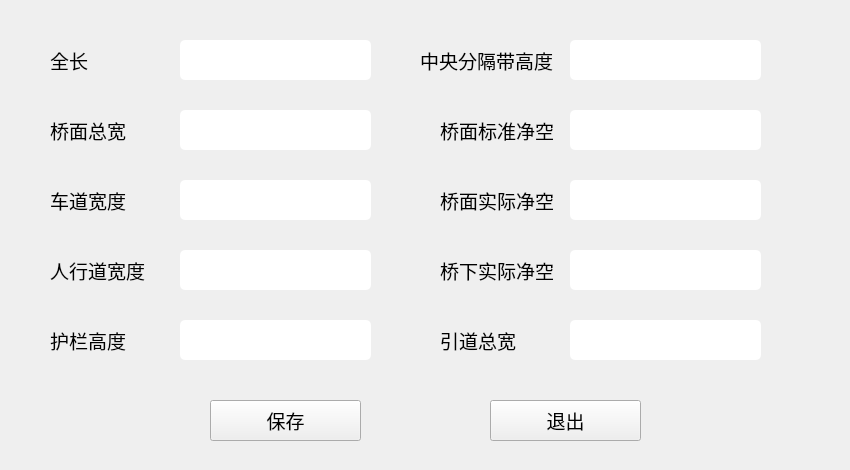
<?xml version="1.0" encoding="UTF-8"?>
<ui version="4.0">
 <class>BTIWidgetClass</class>
 <widget class="QWidget" name="BTIWidgetClass">
  <property name="geometry">
   <rect>
    <x>0</x>
    <y>0</y>
    <width>850</width>
    <height>470</height>
   </rect>
  </property>
  <property name="windowTitle">
   <string>BTIWidget</string>
  </property>
  <property name="styleSheet">
   <string notr="true">QLineEdit {
	border-radius: 5px;
}

QComboBox {
	border-radius: 5px;
}

QDateEdit {
	border-radius: 5px;
}</string>
  </property>
  <widget class="QLabel" name="label">
   <property name="geometry">
    <rect>
     <x>50</x>
     <y>40</y>
     <width>121</width>
     <height>41</height>
    </rect>
   </property>
   <property name="font">
    <font>
     <family>等线</family>
     <pointsize>14</pointsize>
    </font>
   </property>
   <property name="text">
    <string>全长</string>
   </property>
  </widget>
  <widget class="QLineEdit" name="lengthEdit">
   <property name="geometry">
    <rect>
     <x>180</x>
     <y>40</y>
     <width>191</width>
     <height>40</height>
    </rect>
   </property>
   <property name="font">
    <font>
     <family>等线</family>
     <pointsize>14</pointsize>
    </font>
   </property>
   <property name="text">
    <string/>
   </property>
  </widget>
  <widget class="QLabel" name="label_2">
   <property name="geometry">
    <rect>
     <x>50</x>
     <y>110</y>
     <width>121</width>
     <height>41</height>
    </rect>
   </property>
   <property name="font">
    <font>
     <family>等线</family>
     <pointsize>14</pointsize>
    </font>
   </property>
   <property name="text">
    <string>桥面总宽</string>
   </property>
  </widget>
  <widget class="QLineEdit" name="widthEdit">
   <property name="geometry">
    <rect>
     <x>180</x>
     <y>110</y>
     <width>191</width>
     <height>40</height>
    </rect>
   </property>
   <property name="font">
    <font>
     <family>等线</family>
     <pointsize>14</pointsize>
    </font>
   </property>
   <property name="text">
    <string/>
   </property>
  </widget>
  <widget class="QLabel" name="label_3">
   <property name="geometry">
    <rect>
     <x>50</x>
     <y>180</y>
     <width>121</width>
     <height>41</height>
    </rect>
   </property>
   <property name="font">
    <font>
     <family>等线</family>
     <pointsize>14</pointsize>
    </font>
   </property>
   <property name="text">
    <string>车道宽度</string>
   </property>
  </widget>
  <widget class="QLineEdit" name="laneWidthEdit">
   <property name="geometry">
    <rect>
     <x>180</x>
     <y>180</y>
     <width>191</width>
     <height>40</height>
    </rect>
   </property>
   <property name="font">
    <font>
     <family>等线</family>
     <pointsize>14</pointsize>
    </font>
   </property>
   <property name="text">
    <string/>
   </property>
  </widget>
  <widget class="QLabel" name="label_4">
   <property name="geometry">
    <rect>
     <x>50</x>
     <y>250</y>
     <width>121</width>
     <height>41</height>
    </rect>
   </property>
   <property name="font">
    <font>
     <family>等线</family>
     <pointsize>14</pointsize>
    </font>
   </property>
   <property name="text">
    <string>人行道宽度</string>
   </property>
  </widget>
  <widget class="QLineEdit" name="sidewalkWidthEdit">
   <property name="geometry">
    <rect>
     <x>180</x>
     <y>250</y>
     <width>191</width>
     <height>40</height>
    </rect>
   </property>
   <property name="font">
    <font>
     <family>等线</family>
     <pointsize>14</pointsize>
    </font>
   </property>
   <property name="text">
    <string/>
   </property>
  </widget>
  <widget class="QLabel" name="label_5">
   <property name="geometry">
    <rect>
     <x>50</x>
     <y>320</y>
     <width>121</width>
     <height>41</height>
    </rect>
   </property>
   <property name="font">
    <font>
     <family>等线</family>
     <pointsize>14</pointsize>
    </font>
   </property>
   <property name="text">
    <string>护栏高度</string>
   </property>
  </widget>
  <widget class="QLineEdit" name="guardrailHeightEdit">
   <property name="geometry">
    <rect>
     <x>180</x>
     <y>320</y>
     <width>191</width>
     <height>40</height>
    </rect>
   </property>
   <property name="font">
    <font>
     <family>等线</family>
     <pointsize>14</pointsize>
    </font>
   </property>
   <property name="text">
    <string/>
   </property>
  </widget>
  <widget class="QLineEdit" name="ARWEdit">
   <property name="geometry">
    <rect>
     <x>570</x>
     <y>320</y>
     <width>191</width>
     <height>40</height>
    </rect>
   </property>
   <property name="font">
    <font>
     <family>等线</family>
     <pointsize>14</pointsize>
    </font>
   </property>
   <property name="text">
    <string/>
   </property>
  </widget>
  <widget class="QLabel" name="label_6">
   <property name="geometry">
    <rect>
     <x>440</x>
     <y>180</y>
     <width>121</width>
     <height>41</height>
    </rect>
   </property>
   <property name="font">
    <font>
     <family>等线</family>
     <pointsize>14</pointsize>
    </font>
   </property>
   <property name="text">
    <string>桥面实际净空</string>
   </property>
  </widget>
  <widget class="QLabel" name="label_7">
   <property name="geometry">
    <rect>
     <x>420</x>
     <y>40</y>
     <width>141</width>
     <height>41</height>
    </rect>
   </property>
   <property name="font">
    <font>
     <family>等线</family>
     <pointsize>14</pointsize>
    </font>
   </property>
   <property name="text">
    <string>中央分隔带高度</string>
   </property>
  </widget>
  <widget class="QLineEdit" name="AUCEdit">
   <property name="geometry">
    <rect>
     <x>570</x>
     <y>250</y>
     <width>191</width>
     <height>40</height>
    </rect>
   </property>
   <property name="font">
    <font>
     <family>等线</family>
     <pointsize>14</pointsize>
    </font>
   </property>
   <property name="text">
    <string/>
   </property>
  </widget>
  <widget class="QLineEdit" name="BVCEdit">
   <property name="geometry">
    <rect>
     <x>570</x>
     <y>110</y>
     <width>191</width>
     <height>40</height>
    </rect>
   </property>
   <property name="font">
    <font>
     <family>等线</family>
     <pointsize>14</pointsize>
    </font>
   </property>
   <property name="text">
    <string/>
   </property>
  </widget>
  <widget class="QLineEdit" name="medianWidthEdit">
   <property name="geometry">
    <rect>
     <x>570</x>
     <y>40</y>
     <width>191</width>
     <height>40</height>
    </rect>
   </property>
   <property name="font">
    <font>
     <family>等线</family>
     <pointsize>14</pointsize>
    </font>
   </property>
   <property name="text">
    <string/>
   </property>
  </widget>
  <widget class="QLineEdit" name="ABCEdit">
   <property name="geometry">
    <rect>
     <x>570</x>
     <y>180</y>
     <width>191</width>
     <height>40</height>
    </rect>
   </property>
   <property name="font">
    <font>
     <family>等线</family>
     <pointsize>14</pointsize>
    </font>
   </property>
   <property name="text">
    <string/>
   </property>
  </widget>
  <widget class="QLabel" name="label_8">
   <property name="geometry">
    <rect>
     <x>440</x>
     <y>320</y>
     <width>121</width>
     <height>41</height>
    </rect>
   </property>
   <property name="font">
    <font>
     <family>等线</family>
     <pointsize>14</pointsize>
    </font>
   </property>
   <property name="text">
    <string>引道总宽</string>
   </property>
  </widget>
  <widget class="QLabel" name="label_9">
   <property name="geometry">
    <rect>
     <x>440</x>
     <y>110</y>
     <width>121</width>
     <height>41</height>
    </rect>
   </property>
   <property name="font">
    <font>
     <family>等线</family>
     <pointsize>14</pointsize>
    </font>
   </property>
   <property name="text">
    <string>桥面标准净空</string>
   </property>
  </widget>
  <widget class="QLabel" name="label_10">
   <property name="geometry">
    <rect>
     <x>440</x>
     <y>250</y>
     <width>121</width>
     <height>41</height>
    </rect>
   </property>
   <property name="font">
    <font>
     <family>等线</family>
     <pointsize>14</pointsize>
    </font>
   </property>
   <property name="text">
    <string>桥下实际净空</string>
   </property>
  </widget>
  <widget class="QPushButton" name="saveBtn">
   <property name="geometry">
    <rect>
     <x>210</x>
     <y>400</y>
     <width>151</width>
     <height>41</height>
    </rect>
   </property>
   <property name="font">
    <font>
     <family>等线</family>
     <pointsize>14</pointsize>
    </font>
   </property>
   <property name="text">
    <string>保存</string>
   </property>
  </widget>
  <widget class="QPushButton" name="exitBtn">
   <property name="geometry">
    <rect>
     <x>490</x>
     <y>400</y>
     <width>151</width>
     <height>41</height>
    </rect>
   </property>
   <property name="font">
    <font>
     <family>等线</family>
     <pointsize>14</pointsize>
    </font>
   </property>
   <property name="text">
    <string>退出</string>
   </property>
  </widget>
 </widget>
 <layoutdefault spacing="6" margin="11"/>
 <resources/>
 <connections/>
</ui>
